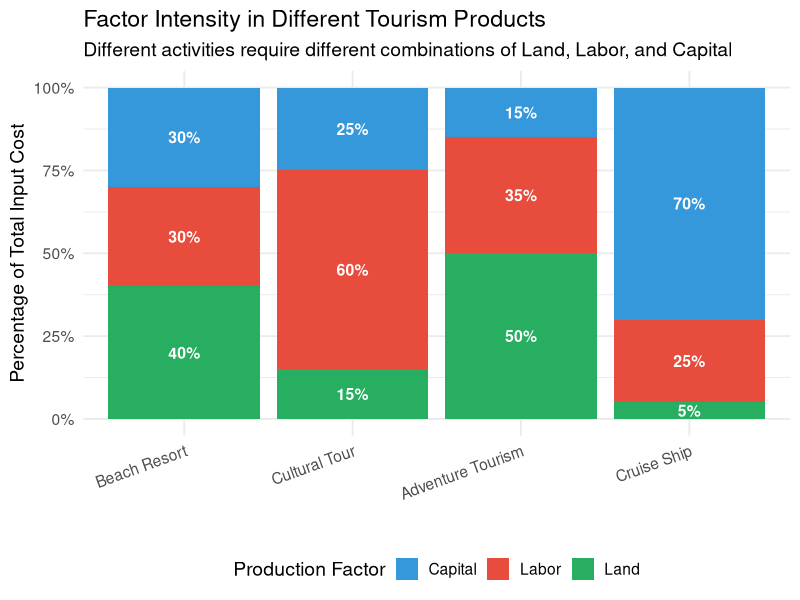
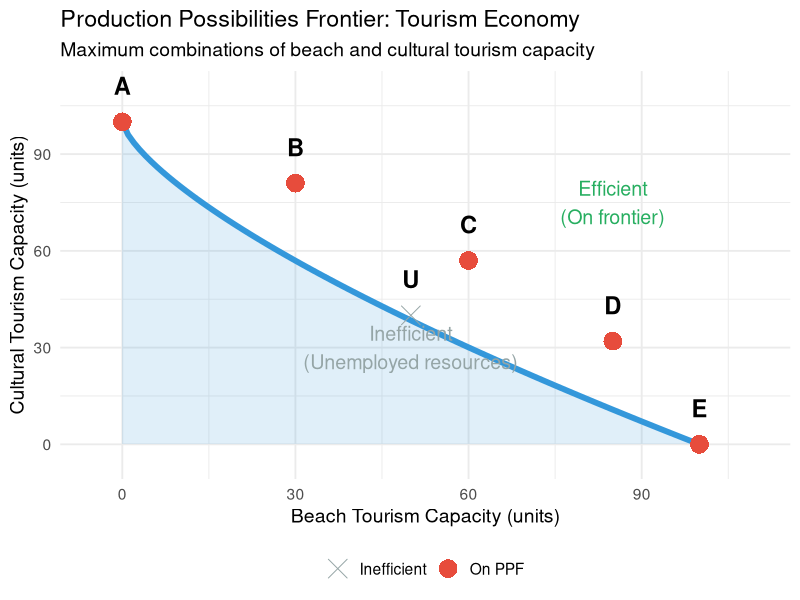
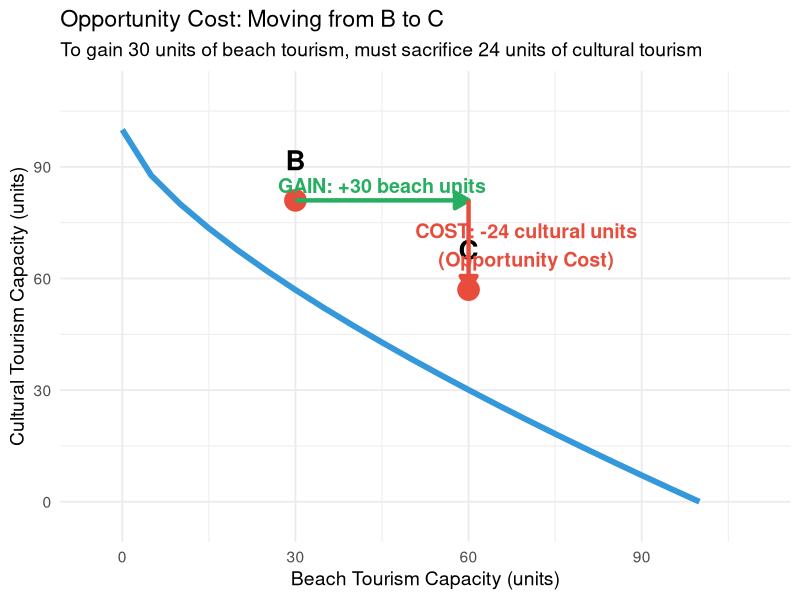
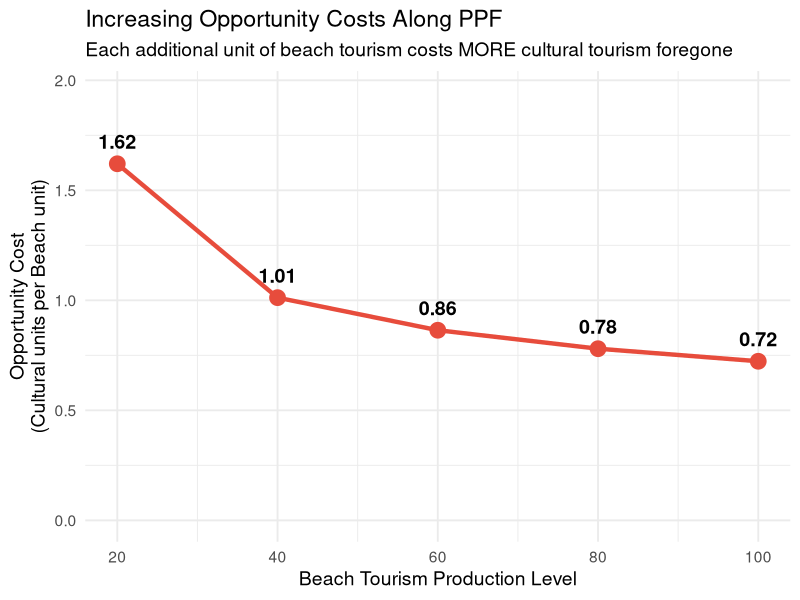
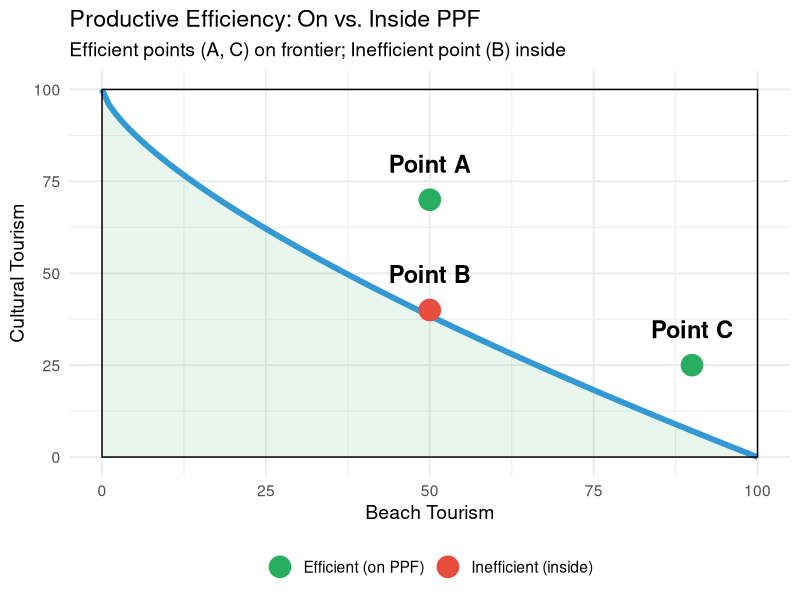
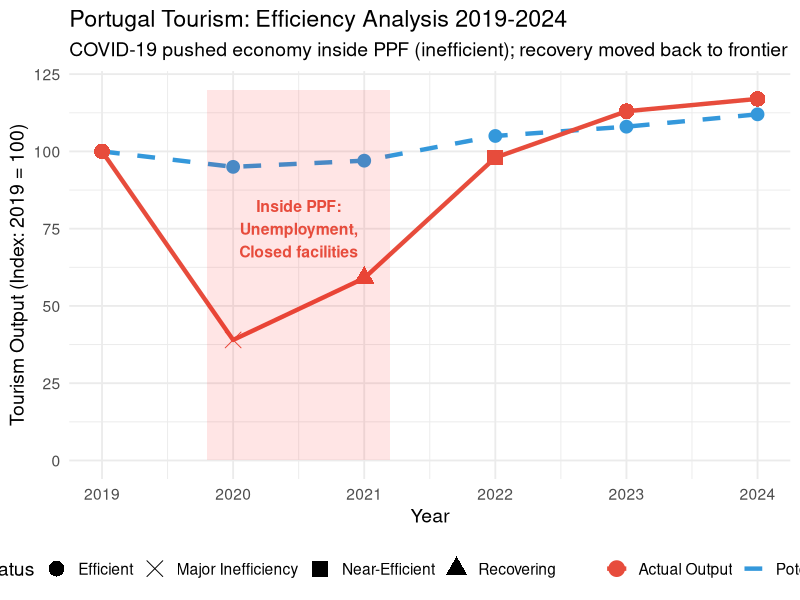
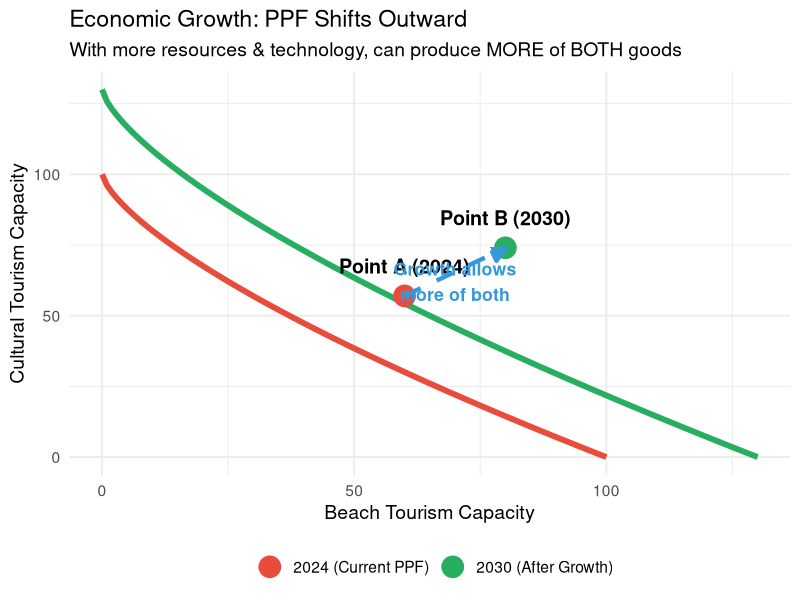
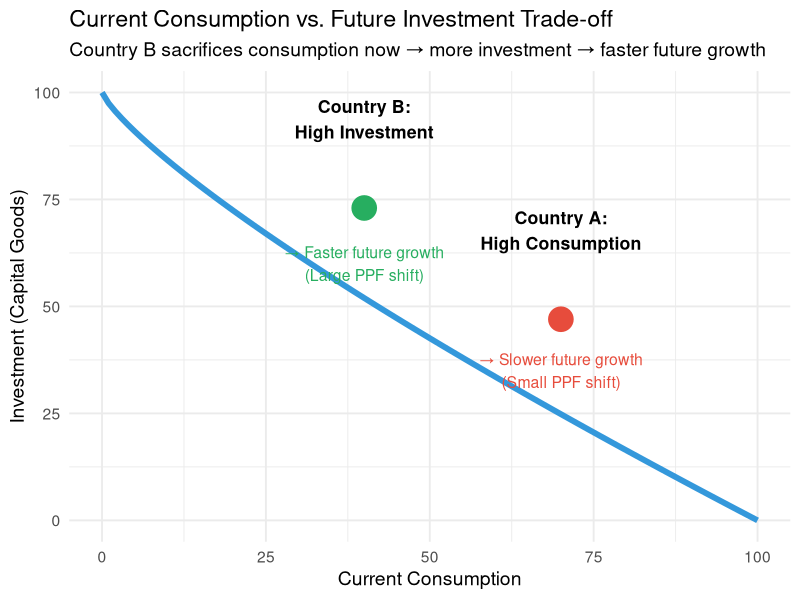

R code for these plots, in order:
## ---- chunk 1
#| echo: false
#| warning: false
#| fig-width: 10
#| fig-height: 6

library(ggplot2)
library(dplyr)

# Factor intensity by tourism type
tourism_types <- data.frame(
  type = rep(c("Beach Resort", "Cultural Tour", "Adventure Tourism", "Cruise Ship"), each = 3),
  factor = rep(c("Land", "Labor", "Capital"), 4),
  percentage = c(
    # Beach Resort
    40, 30, 30,
    # Cultural Tour
    15, 60, 25,
    # Adventure Tourism
    50, 35, 15,
    # Cruise Ship
    5, 25, 70
  )
)

tourism_types$type <- factor(tourism_types$type,
                              levels = c("Beach Resort", "Cultural Tour", 
                                        "Adventure Tourism", "Cruise Ship"))

ggplot(tourism_types, aes(x = type, y = percentage, fill = factor)) +
  geom_bar(stat = "identity", position = "fill") +
  scale_y_continuous(labels = scales::percent_format()) +
  labs(title = "Factor Intensity in Different Tourism Products",
       subtitle = "Different activities require different combinations of Land, Labor, and Capital",
       x = "",
       y = "Percentage of Total Input Cost",
       fill = "Production Factor") +
  theme_minimal(base_size = 14) +
  scale_fill_manual(values = c("Land" = "#27ae60", 
                                "Labor" = "#e74c3c",
                                "Capital" = "#3498db")) +
  theme(legend.position = "bottom",
        axis.text.x = element_text(angle = 20, hjust = 1)) +
  geom_text(aes(label = paste0(percentage, "%")), 
            position = position_fill(vjust = 0.5), 
            color = "white", size = 4, fontface = "bold")
## ---- chunk 2
#| echo: false
#| warning: false
#| fig-width: 10
#| fig-height: 6

# Create PPF curve
beach <- seq(0, 100, by = 1)
cultural <- 100 * (1 - (beach/100)^0.7)

ppf_basic <- data.frame(beach, cultural)

# Points
points <- data.frame(
  beach = c(0, 30, 60, 85, 100, 50),
  cultural = c(100, 81, 57, 32, 0, 40),
  label = c("A", "B", "C", "D", "E", "U"),
  type = c(rep("On PPF", 5), "Inefficient")
)

ggplot(ppf_basic, aes(x = beach, y = cultural)) +
  geom_line(size = 2, color = "#3498db") +
  geom_ribbon(aes(ymin = 0, ymax = cultural), alpha = 0.15, fill = "#3498db") +
  geom_point(data = points, aes(x = beach, y = cultural, color = type, shape = type), 
             size = 6) +
  geom_text(data = points, aes(x = beach, y = cultural, label = label), 
            vjust = -1.5, size = 6, fontface = "bold") +
  labs(title = "Production Possibilities Frontier: Tourism Economy",
       subtitle = "Maximum combinations of beach and cultural tourism capacity",
       x = "Beach Tourism Capacity (units)",
       y = "Cultural Tourism Capacity (units)") +
  theme_minimal(base_size = 14) +
  scale_color_manual(values = c("On PPF" = "#e74c3c", "Inefficient" = "#95a5a6")) +
  scale_shape_manual(values = c("On PPF" = 16, "Inefficient" = 4)) +
  theme(legend.position = "bottom",
        legend.title = element_blank()) +
  xlim(-5, 110) + ylim(-5, 110) +
  annotate("text", x = 85, y = 75, 
           label = "Efficient\n(On frontier)", size = 5, color = "#27ae60") +
  annotate("text", x = 50, y = 30, 
           label = "Inefficient\n(Unemployed resources)", size = 5, color = "#95a5a6")
## ---- chunk 3
#| echo: false
#| warning: false
#| fig-width: 10
#| fig-height: 6

# Detailed PPF with opportunity cost calculation
beach_detailed <- seq(0, 100, by = 5)
cultural_detailed <- 100 * (1 - (beach_detailed/100)^0.7)

ppf_detailed <- data.frame(beach_detailed, cultural_detailed)

# Movement from B to C
move_points <- data.frame(
  beach = c(30, 60),
  cultural = c(81, 57),
  label = c("B", "C")
)

ggplot(ppf_detailed, aes(x = beach_detailed, y = cultural_detailed)) +
  geom_line(size = 2, color = "#3498db") +
  geom_point(data = move_points, aes(x = beach, y = cultural), 
             size = 7, color = "#e74c3c") +
  geom_text(data = move_points, aes(x = beach, y = cultural, label = label), 
            vjust = -1.5, size = 7, fontface = "bold") +
  labs(title = "Opportunity Cost: Moving from B to C",
       subtitle = "To gain 30 units of beach tourism, must sacrifice 24 units of cultural tourism",
       x = "Beach Tourism Capacity (units)",
       y = "Cultural Tourism Capacity (units)") +
  theme_minimal(base_size = 14) +
  # Horizontal arrow (gain in beach)
  annotate("segment", x = 30, xend = 60, y = 81, yend = 81,
           arrow = arrow(length = unit(0.4, "cm"), type = "closed"), 
           size = 1.5, color = "#27ae60") +
  annotate("text", x = 45, y = 85, 
           label = "GAIN: +30 beach units", size = 5, color = "#27ae60", fontface = "bold") +
  # Vertical arrow (loss in cultural)
  annotate("segment", x = 60, xend = 60, y = 81, yend = 57,
           arrow = arrow(length = unit(0.4, "cm"), type = "closed"), 
           size = 1.5, color = "#e74c3c") +
  annotate("text", x = 70, y = 69, 
           label = "COST: -24 cultural units\n(Opportunity Cost)", 
           size = 5, color = "#e74c3c", fontface = "bold") +
  xlim(-5, 110) + ylim(-5, 110)
## ---- chunk 4
#| echo: false
#| warning: false
#| fig-width: 10
#| fig-height: 6

# Calculate marginal opportunity costs
calc_points <- data.frame(
  beach = c(0, 20, 40, 60, 80, 100),
  cultural = 100 * (1 - (c(0, 20, 40, 60, 80, 100)/100)^0.7)
)

calc_points$beach_change <- c(NA, diff(calc_points$beach))
calc_points$cultural_change <- c(NA, diff(calc_points$cultural))
calc_points$opp_cost <- -calc_points$cultural_change / calc_points$beach_change

# Create visualization
opp_cost_data <- calc_points[2:6, ]

ggplot(opp_cost_data, aes(x = beach, y = opp_cost)) +
  geom_line(size = 1.5, color = "#e74c3c") +
  geom_point(size = 5, color = "#e74c3c") +
  labs(title = "Increasing Opportunity Costs Along PPF",
       subtitle = "Each additional unit of beach tourism costs MORE cultural tourism foregone",
       x = "Beach Tourism Production Level",
       y = "Opportunity Cost\n(Cultural units per Beach unit)") +
  theme_minimal(base_size = 14) +
  geom_text(aes(label = round(opp_cost, 2)), 
            vjust = -1, size = 5, fontface = "bold") +
  ylim(0, max(opp_cost_data$opp_cost) * 1.2)
## ---- chunk 5
#| echo: false
#| warning: false
#| fig-width: 10
#| fig-height: 5

# Efficiency comparison
efficiency_points <- data.frame(
  beach = c(50, 50, 90),
  cultural = c(70, 40, 25),
  status = c("Efficient (on PPF)", "Inefficient (inside)", "Efficient (on PPF)"),
  label = c("Point A", "Point B", "Point C")
)

beach_curve <- seq(0, 100, by = 1)
cultural_curve <- 100 * (1 - (beach_curve/100)^0.7)
ppf_eff <- data.frame(beach_curve, cultural_curve)

ggplot(ppf_eff, aes(x = beach_curve, y = cultural_curve)) +
  geom_line(size = 2, color = "#3498db") +
  geom_ribbon(aes(ymin = 0, ymax = cultural_curve), alpha = 0.1, fill = "#27ae60") +
  geom_point(data = efficiency_points, aes(x = beach, y = cultural, color = status), 
             size = 7) +
  geom_text(data = efficiency_points, aes(x = beach, y = cultural, label = label), 
            vjust = -1.5, size = 6, fontface = "bold") +
  labs(title = "Productive Efficiency: On vs. Inside PPF",
       subtitle = "Efficient points (A, C) on frontier; Inefficient point (B) inside",
       x = "Beach Tourism",
       y = "Cultural Tourism") +
  theme_minimal(base_size = 14) +
  scale_color_manual(values = c("Efficient (on PPF)" = "#27ae60", 
                                 "Inefficient (inside)" = "#e74c3c")) +
  theme(legend.position = "bottom",
        legend.title = element_blank()) +
  annotate("rect", xmin = 0, xmax = 100, ymin = 0, ymax = 100, 
           alpha = 0, color = "black", size = 0.5)
## ---- chunk 6
#| echo: false
#| warning: false
#| fig-width: 10
#| fig-height: 6

# Portugal tourism data with efficiency
portugal_efficiency <- data.frame(
  year = c(2019, 2020, 2021, 2022, 2023, 2024),
  actual_output = c(100, 39, 59, 98, 113, 117),  # Index: 2019 = 100
  potential_output = c(100, 95, 97, 105, 108, 112),  # Adjusted for capacity
  status = c("Efficient", "Major Inefficiency", "Recovering", 
             "Near-Efficient", "Efficient", "Efficient")
)

ggplot(portugal_efficiency, aes(x = year)) +
  geom_line(aes(y = potential_output, color = "Potential (PPF)"), 
            size = 1.5, linetype = "dashed") +
  geom_line(aes(y = actual_output, color = "Actual Output"), 
            size = 1.5) +
  geom_point(aes(y = potential_output), size = 4, color = "#3498db") +
  geom_point(aes(y = actual_output, shape = status, color = "Actual Output"), size = 5) +
  labs(title = "Portugal Tourism: Efficiency Analysis 2019-2024",
       subtitle = "COVID-19 pushed economy inside PPF (inefficient); recovery moved back to frontier",
       x = "Year",
       y = "Tourism Output (Index: 2019 = 100)",
       color = "",
       shape = "Status") +
  theme_minimal(base_size = 14) +
  scale_color_manual(values = c("Potential (PPF)" = "#3498db", 
                                 "Actual Output" = "#e74c3c")) +
  scale_shape_manual(values = c("Efficient" = 16, 
                                 "Major Inefficiency" = 4,
                                 "Recovering" = 17,
                                 "Near-Efficient" = 15)) +
  theme(legend.position = "bottom") +
  annotate("rect", xmin = 2019.8, xmax = 2021.2, ymin = 0, ymax = 120, 
           alpha = 0.1, fill = "red") +
  annotate("text", x = 2020.5, y = 75, 
           label = "Inside PPF:\nUnemployment,\nClosed facilities", 
           size = 4, color = "#e74c3c", fontface = "bold")
## ---- chunk 7
#| echo: false
#| warning: false
#| fig-width: 10
#| fig-height: 6

# Original and shifted PPF
beach_orig <- seq(0, 100, by = 1)
cultural_orig <- 100 * (1 - (beach_orig/100)^0.7)

beach_new <- seq(0, 130, by = 1)
cultural_new <- 130 * (1 - (beach_new/130)^0.7)

ppf_growth <- data.frame(
  beach = c(beach_orig, beach_new),
  cultural = c(cultural_orig, cultural_new),
  period = rep(c("2024 (Current PPF)", "2030 (After Growth)"), 
               c(length(beach_orig), length(beach_new)))
)

# Sample points
growth_points <- data.frame(
  beach = c(60, 80),
  cultural = c(57, 74),
  period = c("2024 (Current PPF)", "2030 (After Growth)"),
  label = c("Point A (2024)", "Point B (2030)")
)

ggplot(ppf_growth, aes(x = beach, y = cultural, color = period)) +
  geom_line(size = 2) +
  geom_point(data = growth_points, aes(x = beach, y = cultural), size = 7) +
  geom_text(data = growth_points, aes(x = beach, y = cultural, label = label), 
            vjust = -1.5, size = 5, fontface = "bold", color = "black") +
  labs(title = "Economic Growth: PPF Shifts Outward",
       subtitle = "With more resources & technology, can produce MORE of BOTH goods",
       x = "Beach Tourism Capacity",
       y = "Cultural Tourism Capacity",
       color = "") +
  theme_minimal(base_size = 14) +
  scale_color_manual(values = c("2024 (Current PPF)" = "#e74c3c", 
                                 "2030 (After Growth)" = "#27ae60")) +
  theme(legend.position = "bottom") +
  annotate("segment", x = 60, xend = 80, y = 57, yend = 74,
           arrow = arrow(length = unit(0.4, "cm"), type = "closed"),
           size = 1.5, color = "#3498db", linetype = "dashed") +
  annotate("text", x = 70, y = 62, 
           label = "Growth allows\nmore of both", 
           size = 4.5, color = "#3498db", fontface = "bold")
## ---- chunk 8
#| echo: false
#| warning: false
#| fig-width: 10
#| fig-height: 6

# Two countries with different investment choices
consumption <- seq(0, 100, by = 1)
investment <- 100 * (1 - (consumption/100)^0.8)

countries <- data.frame(consumption, investment)

# Country choices
country_choices <- data.frame(
  consumption = c(70, 40),
  investment = c(47, 73),
  country = c("Country A:\nHigh Consumption", "Country B:\nHigh Investment"),
  future_growth = c(1.15, 1.35)
)

ggplot(countries, aes(x = consumption, y = investment)) +
  geom_line(size = 2, color = "#3498db") +
  geom_point(data = country_choices, aes(x = consumption, y = investment, 
                                          color = country), size = 8) +
  geom_text(data = country_choices, aes(x = consumption, y = investment, label = country), 
            vjust = -1.8, size = 4.5, fontface = "bold") +
  labs(title = "Current Consumption vs. Future Investment Trade-off",
       subtitle = "Country B sacrifices consumption now → more investment → faster future growth",
       x = "Current Consumption",
       y = "Investment (Capital Goods)") +
  theme_minimal(base_size = 14) +
  scale_color_manual(values = c("Country A:\nHigh Consumption" = "#e74c3c", 
                                 "Country B:\nHigh Investment" = "#27ae60")) +
  theme(legend.position = "none") +
  annotate("text", x = 70, y = 35, 
           label = "→ Slower future growth\n(Small PPF shift)", 
           size = 4, color = "#e74c3c") +
  annotate("text", x = 40, y = 60, 
           label = "→ Faster future growth\n(Large PPF shift)", 
           size = 4, color = "#27ae60")
## ---- chunk 9
#| echo: false
#| warning: false
#| fig-width: 10
#| fig-height: 5

# Investment vs immediate revenue
investment_choice <- data.frame(
  category = c("Infrastructure\nInvestment", "Marketing\n(Quick Returns)", "Sustainability\nProjects", "Digital\nTransformation"),
  immediate_revenue = c(0, 85, 15, 30),
  long_term_growth = c(95, 40, 70, 80),
  chosen_2020_2024 = c(280, 120, 150, 180)
)

library(tidyr)
investment_long <- investment_choice %>%
  select(category, immediate_revenue, long_term_growth) %>%
  pivot_longer(cols = c(immediate_revenue, long_term_growth),
               names_to = "impact_type",
               values_to = "score")

investment_long$impact_type <- factor(investment_long$impact_type,
                                       levels = c("immediate_revenue", "long_term_growth"),
                                       labels = c("Immediate Revenue Impact", 
                                                 "Long-term Growth Potential"))

ggplot(investment_long, aes(x = category, y = score, fill = impact_type)) +
  geom_bar(stat = "identity", position = "dodge") +
  labs(title = "Tourism Investment Categories: Trade-off Analysis",
       subtitle = "Infrastructure & Digital have high long-term impact but low immediate returns",
       x = "",
       y = "Impact Score (0-100)",
       fill = "") +
  theme_minimal(base_size = 14) +
  scale_fill_manual(values = c("Immediate Revenue Impact" = "#e74c3c", 
                                "Long-term Growth Potential" = "#27ae60")) +
  theme(legend.position = "bottom",
        axis.text.x = element_text(size = 11)) +
  geom_text(aes(label = score), position = position_dodge(width = 0.9), 
            vjust = -0.5, size = 4)
## ---- chunk 10
#| echo: false
#| warning: false
#| fig-width: 10
#| fig-height: 6

# Technology shifts PPF for booking services
bookings_traditional <- seq(0, 100, by = 1)
customer_service_trad <- 100 * (1 - (bookings_traditional/100)^0.75)

bookings_digital <- seq(0, 150, by = 1)
customer_service_digital <- 150 * (1 - (bookings_digital/150)^0.75)

tech_ppf <- data.frame(
  bookings = c(bookings_traditional, bookings_digital),
  customer_service = c(customer_service_trad, customer_service_digital),
  era = rep(c("2015: Manual Systems", "2025: Digital + AI"), 
            c(length(bookings_traditional), length(bookings_digital)))
)

ggplot(tech_ppf, aes(x = bookings, y = customer_service, color = era)) +
  geom_line(size = 2) +
  labs(title = "Technology Impact: Travel Agency PPF Shift",
       subtitle = "Digital transformation + AI enables more bookings AND better customer service",
       x = "Number of Bookings Processed (per day)",
       y = "Quality of Customer Service (index)",
       color = "") +
  theme_minimal(base_size = 14) +
  scale_color_manual(values = c("2015: Manual Systems" = "#e74c3c", 
                                 "2025: Digital + AI" = "#27ae60")) +
  theme(legend.position = "bottom") +
  annotate("segment", x = 60, xend = 90, y = 60, yend = 90,
           arrow = arrow(length = unit(0.5, "cm"), type = "closed"),
           size = 2, color = "#3498db") +
  annotate("text", x = 75, y = 72, 
           label = "Technology\nShift", 
           size = 6, color = "#3498db", fontface = "bold",
           angle = 30)
